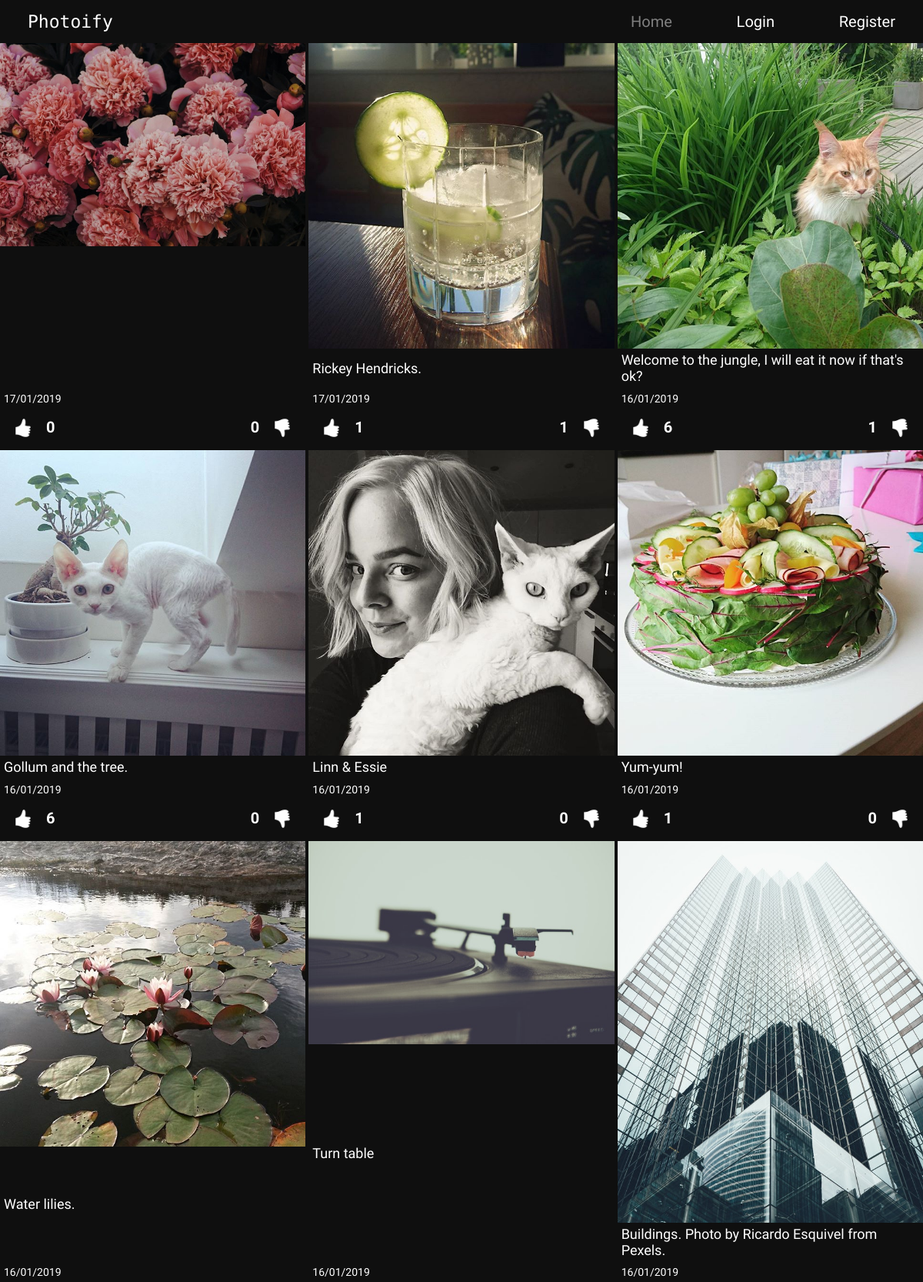
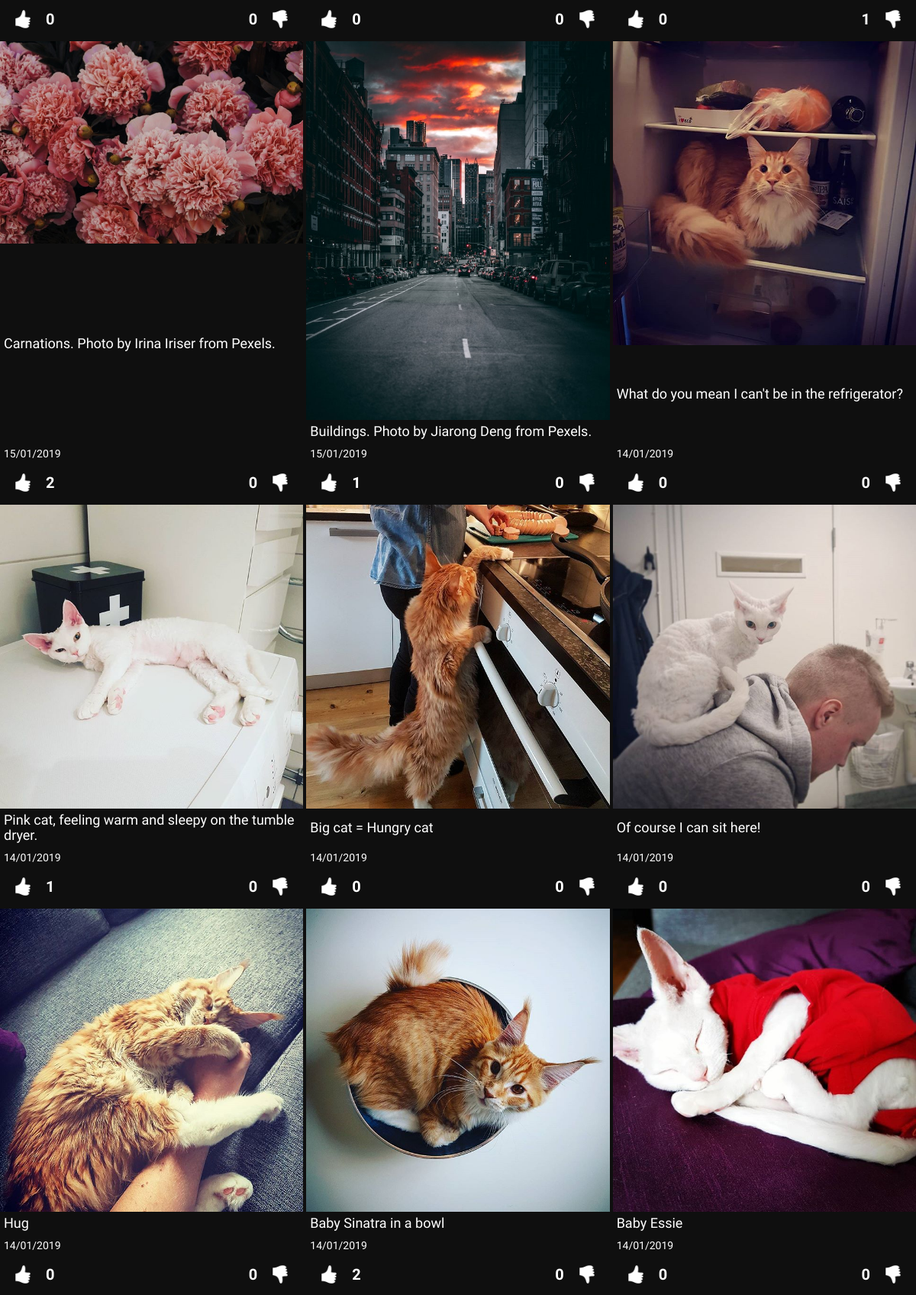
The page / (upper part) on the database its author committed (2 pictures, top to bottom).
### tables this page shows
CREATE TABLE "posts" (
	`post_id`	INTEGER PRIMARY KEY AUTOINCREMENT,
	`description`	TEXT,
	`image_url`	TEXT,
	`user_id`	INTEGER,
	`date`	INTEGER,
	FOREIGN KEY(`user_id`) REFERENCES `users`(`id`)
);

### app/database/database-functions.php (called while the page is built, shortened)
<?php
function connectToDB(): PDO {
    static $pdo;
    if ($pdo instanceof PDO) {
        return $pdo;
    }
    $config = require dirname(__DIR__).'/config.php';
    $pdo = new PDO($config['database_path']);
    return $pdo;
}
function getAllPosts(): array{
    $pdo = connectToDB();
   $allPostsStatement = $pdo->prepare('SELECT * FROM posts ORDER BY date DESC');
   $allPostsStatement->execute();
   $allPosts = $allPostsStatement->fetchAll(PDO::FETCH_ASSOC);
   return $allPosts;
}
function countDislikes(string $postId):int{
    $pdo = connectToDB();
    $getDislikes = $pdo->prepare('SELECT * FROM dislikes WHERE post_id=:post_id');
    $getDislikes->bindParam(':post_id', $postId, PDO::PARAM_INT);
    $getDislikes->execute();
    $likes = $getDislikes->fetchAll(PDO::FETCH_ASSOC);
    $currentLikes = count($likes);
    return $currentLikes;
}

### feed.php (the view, shortened to what this page needs)
<?php
$posts = getAllPosts();
?>
<?php
	foreach ($posts as $post) :
		$likes = countLikes($post['post_id']);
        $dislikes = countDislikes($post['post_id']);
    ?>
<div class="post">
    <div class=image-container>
        <img class="post-image" src="<?= $post['image_url']?>" alt="image">
    </div>
    <h5 class="description">
        <?= $post['description']?>
    </h5>
    <div class="info-container">
        <h6 class="post-date">
            <?= date('d/m/Y', $post['date']);?>
        </h6>
        <div class="like-buttons">
            <form class="likes-form" action="/app/likes/likes.php" method="post">
                <button class="like-button"><img src="<?= !empty($doesUserLikePost) ? "/assets/iconmonstr-thumb-like-dark.png"
                        : "/assets/iconmonstr-thumb-like-light.png" ?>" alt=""></button>
                <h5 class="likes">
                    <?= !empty($likes) ?  $likes :  '0' ?>
                </h5>
            </form>
            <form class="likes-form" action="/app/likes/dislikes.php" method="post">
                <h5 class="dislikes">
                    <?= !empty($dislikes) ?  $dislikes :  '0' ?>
                </h5>
                <button class="dislike-button"><img src="<?= !empty($doesUserDislikePost) ? "/assets/iconmonstr-thumb-dislike-dark.png"
                        : "/assets/iconmonstr-thumb-dislike-light.png" ?>" alt=""></button>
            </form>
        </div>
    </div>
</div>
<?php endforeach ?>

### assets/styles/main.css (style rules this page uses)
* { box-sizing: border-box; }
body { width: 100vw; min-height: 100%; margin: 0; background-color: rgb(15, 15, 15); color: white; font-family: "Roboto Condensed", sans-serif; }
h1, h2, h3, h4, h5, h6 { margin: 5px; }
img { width: 200px; }
.post { width: 100%; }
.post-image { width: 100%; }
.description { margin-right: 0; font-weight: 400; font-size: 18px; }
.post-date { font-size: 14px; font-weight: 300; }
.likes-form { display: flex; flex-direction: row; justify-content: center; align-items: center; }
.likes, .dislikes { font-size: 20px; font-weight: 600; }
.like-buttons { display: flex; flex-direction: row; justify-content: space-between; }
.like-button { margin: 0; padding: 0; background: none; border: none; display: flex; flex-direction: column; justify-content: center; align-items: center; }
.dislike-button { margin: 0; padding: 0; background: none; border: none; display: flex; flex-direction: column; justify-content: center; align-items: center; }
.like-button > img { width: 50px; height: 50px; margin: 0; padding: 0; }
.dislike-button > img { width: 50px; height: 50px; margin: 0; padding: 0; }
.post { display: flex; flex-direction: column; justify-content: space-between; }
.image-container { height: auto; display: flex; flex-direction: column; justify-content: center; align-items: center; }
form { height: 100%; margin: 0 5px; display: flex; flex-direction: column; justify-content: center; align-items: center; }

### rows shown on the page
posts: image_url (picture), date "17/01/2019"
posts: image_url (picture), description "Rickey Hendricks.", date "17/01/2019", likes "1", dislikes "1"
posts: image_url (picture), description "Welcome to the jungle, I will eat it now if that's ok?", date "16/01/2019", likes "6", dislikes "1"
posts: image_url (picture), description "Gollum and the tree.", date "16/01/2019", likes "6"
posts: image_url (picture), description "Linn & Essie", date "16/01/2019", likes "1"
posts: image_url (picture), description "Yum-yum!", date "16/01/2019", likes "1"
posts: image_url (picture), description "Water lilies.", date "16/01/2019"
posts: image_url (picture), description "Turn table", date "16/01/2019"
posts: image_url (picture), description "Buildings. Photo by Ricardo Esquivel from Pexels.", date "16/01/2019", dislikes "1"
posts: image_url (picture), description "Carnations. Photo by Irina Iriser from Pexels.", date "15/01/2019", likes "2"
posts: image_url (picture), description "Buildings. Photo by Jiarong Deng from Pexels.", date "15/01/2019", likes "1"
posts: image_url (picture), description "What do you mean I can't be in the refrigerator?", date "14/01/2019"
posts: image_url (picture), description "Pink cat, feeling warm and sleepy on the tumble dryer.", date "14/01/2019", likes "1"
posts: image_url (picture), description "Big cat = Hungry cat", date "14/01/2019"
posts: image_url (picture), description "Of course I can sit here!", date "14/01/2019"
posts: image_url (picture), description "Hug", date "14/01/2019"
posts: image_url (picture), description "Baby Sinatra in a bowl", date "14/01/2019", likes "2"
posts: image_url (picture), description "Baby Essie", date "14/01/2019"

### other values the page prints
$config['title'] "Photoify"
